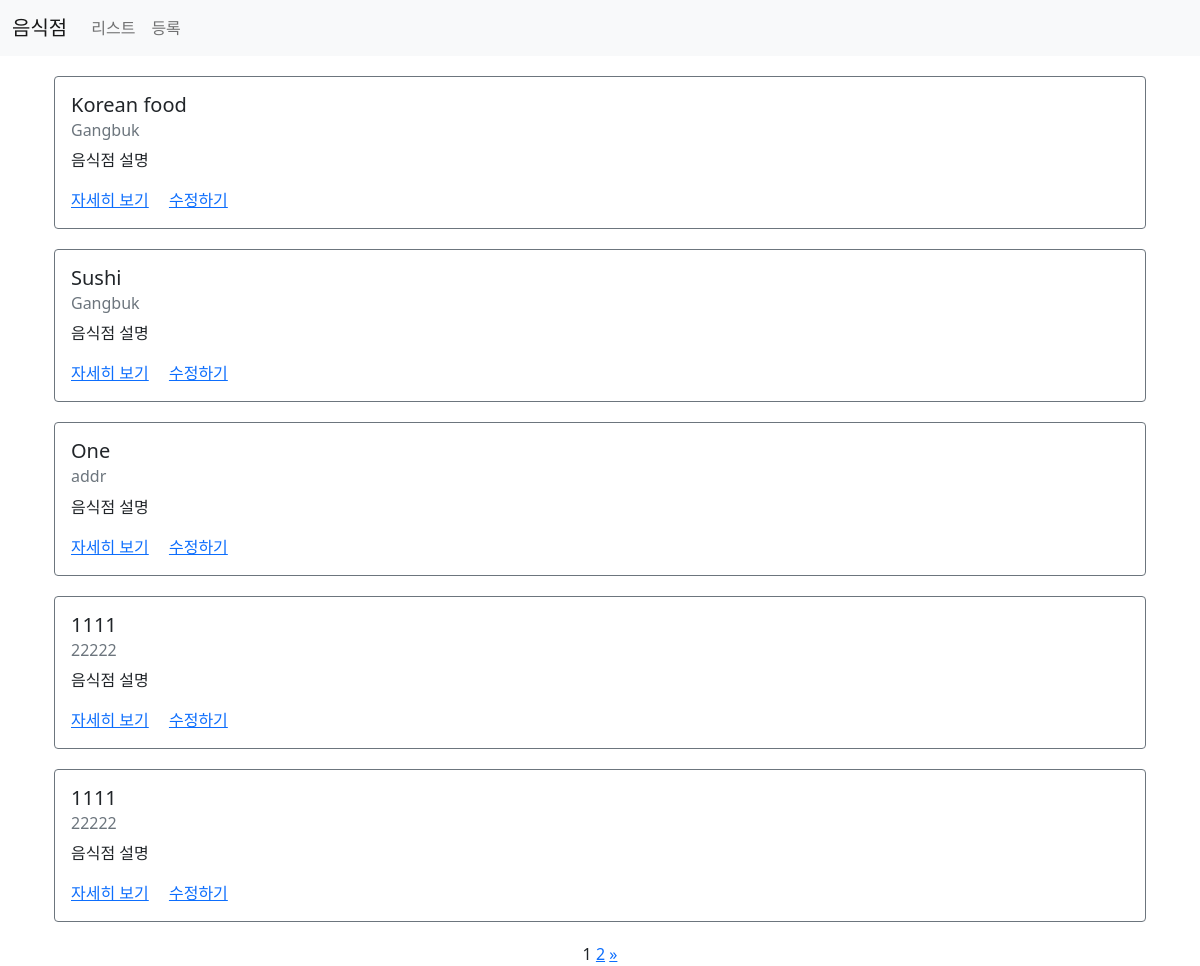
Screenshot of /third/list/ with the database file from the repository.
### third/models.py (models this page shows)
class Restaurant(models.Model):
    name = models.CharField(max_length=30)
    address = models.CharField(max_length=200)
    created_at = models.DateTimeField(auto_now_add=True)
    updated_at = models.DateTimeField(auto_now=True)

### third/views.py (the view)
# urls.py: path('list/',views.list, name='list'),
def list(request):
    restaurants = Restaurant.objects.all()
    paginator = Paginator(restaurants,5)
    page = request.GET.get('page')
    items= paginator.get_page(page)
    context ={
        'restaurants' : items
    }
    return render(request , 'third/list.html' , context)

### third/templates/third/list.html (shortened to what this page needs)
{% extends 'third/base.html' %}
{% load static %}
{% block content %}
<div class="container">
    {% for item in restaurants%}
    <div class="row restaurants-item" style="margin:20px auto">
        <div class='col-sm-12'>
            <div class="card border-secondary">
                <div class="card-body">
                    <h5 class="card-title">{{ item.name }}</h5>
                    <h6 class="card-subtitle mb-2 text-muted">{{ item.address }}</h6>
                    <p class="card-text">음식점 설명</p>
                    <a href="{% url 'restaurants-detail' %}?id={{item.id}}" class='card-link'>자세히 보기</a>
                    <a href="{% url 'restaurants-update' %}?id={{item.id}}" class='card-link'>수정하기</a>
                </div>
            </div>
        </div>
    </div>
    {% endfor %}
    <div class="row">
        <div class="col-sm-122 text-center">
            <div class="pagination">
                <span class="step-links text-center" style="width:100%;">
                    <span class="current">
                        {{restaurants.number}}
                    </span>
                    {% if restaurants.has_next %}
                        <a href="?page={{ restaurants.next_page_number }}">{{ restaurants.next_page_number }}</a>
                        <a href="?page={{ restaurants.paginator.num_pages }}"> &raquo; </a>
                    {% endif %}
                </span>
            </div>
        </div>
    </div>
</div>
{% endblock %}

### third/templates/third/base.html (shortened to what this page needs)
{% load static %}
<!DOCTYPE html>
<head>
    <link rel="stylesheet" href="{% static 'third/styles.css'%}"/>
    <link href="https://cdn.jsdelivr.net/npm/bootstrap@5.1.3/dist/css/bootstrap.min.css" rel="stylesheet">
</head>
<body>
    <nav class="navbar navbar-expand-lg navbar-light bg-light">
        <div class="container-fluid">
          <a class="navbar-brand" href="/third/list">음식점</a>
          <div class="collapse navbar-collapse" id="navbarNav">
            <ul class="navbar-nav">
              <li class="nav-item">
                <a class="nav-link" href="/third/list">리스트</a>
              </li>
              <li class="nav-item">
                <a class="nav-link" href="/third/create">등록</a>
              </li>
            </ul>
          </div>
        </div>
    </nav>
    {% block content %}
    {% endblock %}
</body>
</html>

### rows the page displays
Restaurant: name "Korean food", address "Gangbuk"
Restaurant: name "Sushi", address "Gangbuk"
Restaurant: name "One", address "addr"
Restaurant: name "1111", address "22222"
Restaurant: name "1111", address "22222"

### other values shown
{{ restaurants.number }} "1"
{{ restaurants.next_page_number }} "2"
